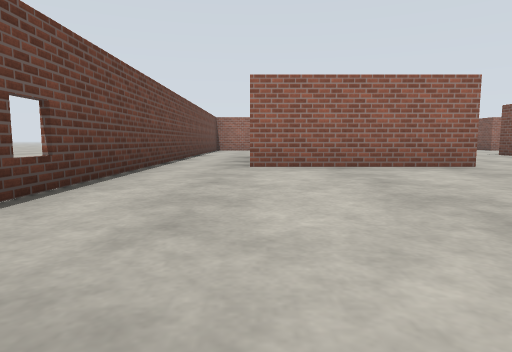
[1] (above)

24 first-person views from a walk through a Gazebo world. The camera is 0.72 m above the floor, tilts 6° down and sees 75° across. The floor is counted in squares, 2 m on a side. Each view is taken from the middle of a square. On the plan, view 1 faces up. The plan holds only what a view shows up to about 9 squares ahead; the rest is blank.

[2]
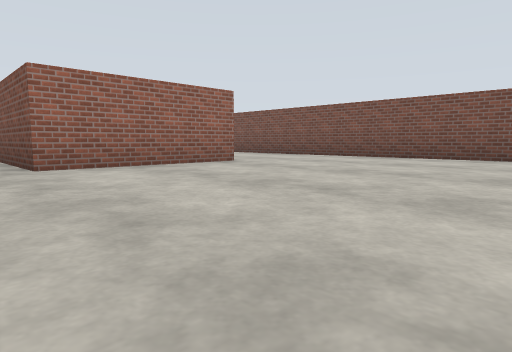

[3]
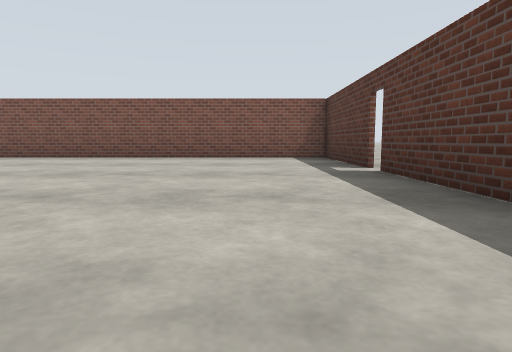

[4]
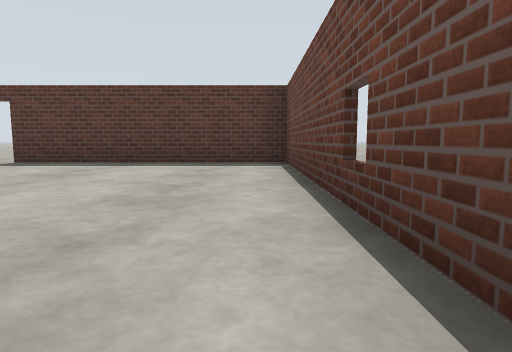

[5]
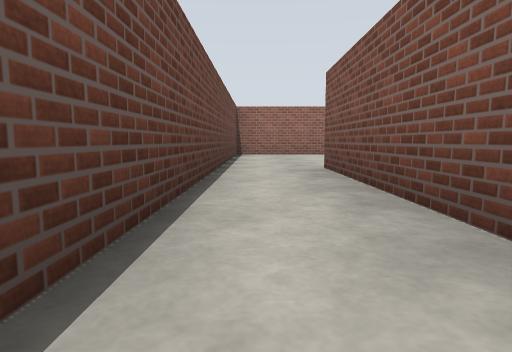

[6]
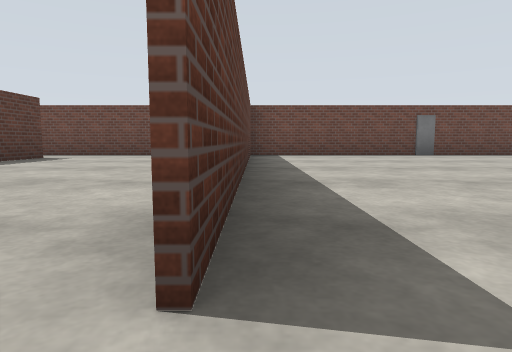

[7]
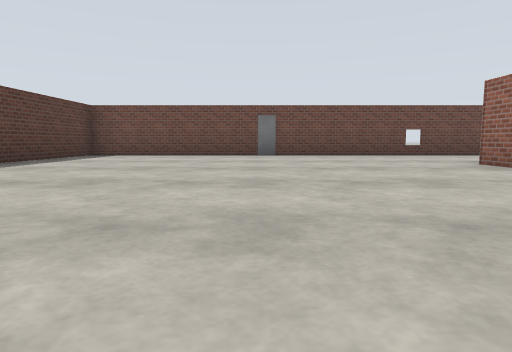

[8]
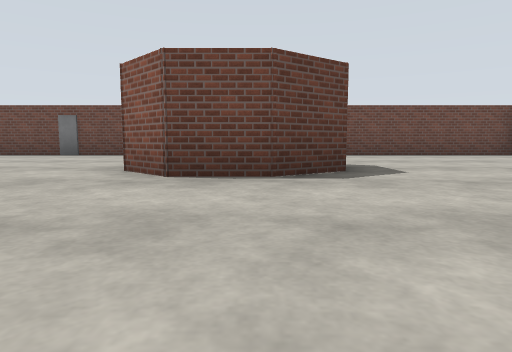

[9]
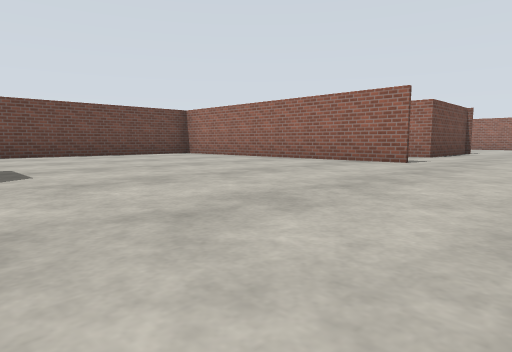

[10]
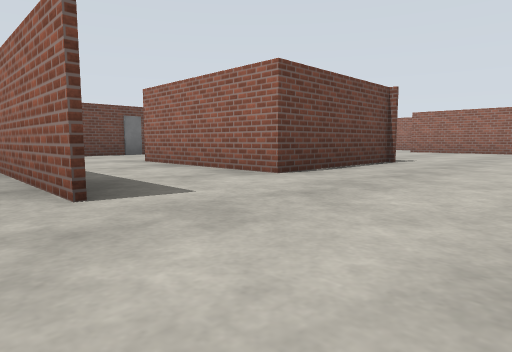

[11]
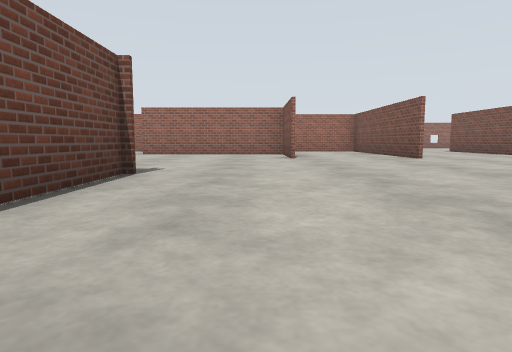

[12]
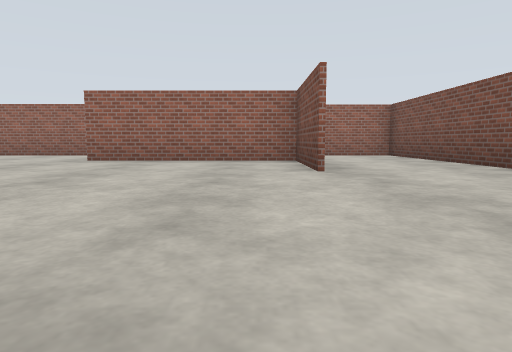

[13]
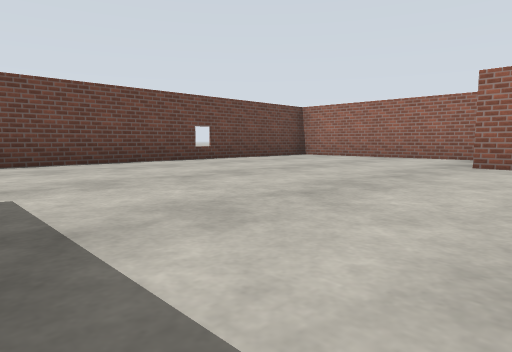

[14]
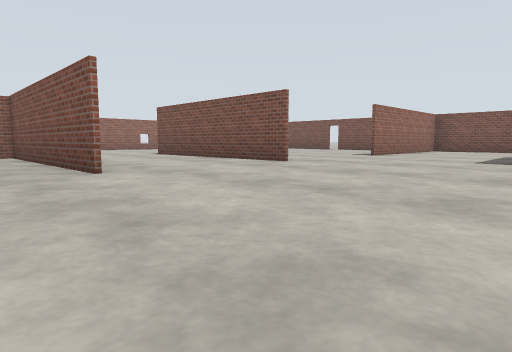

[15]
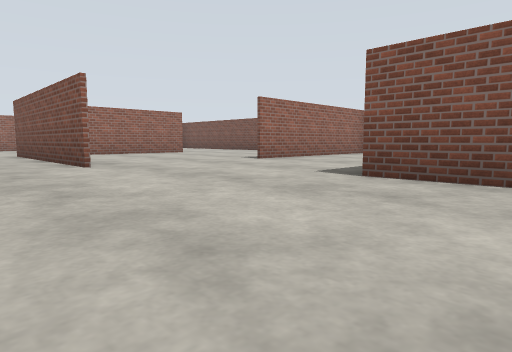

[16]
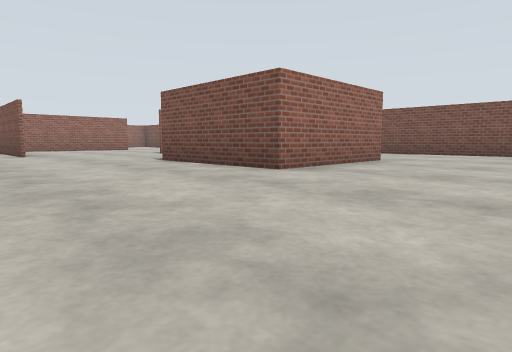

[17]
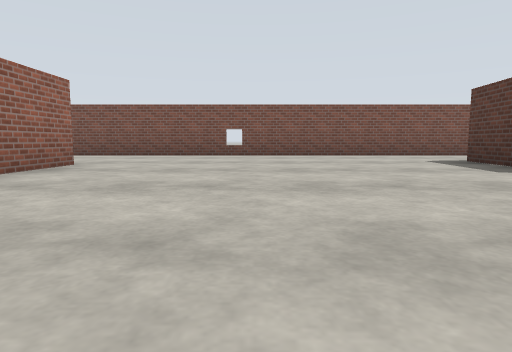

[18]
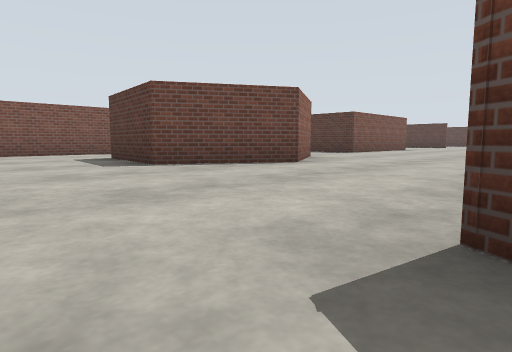

[19]
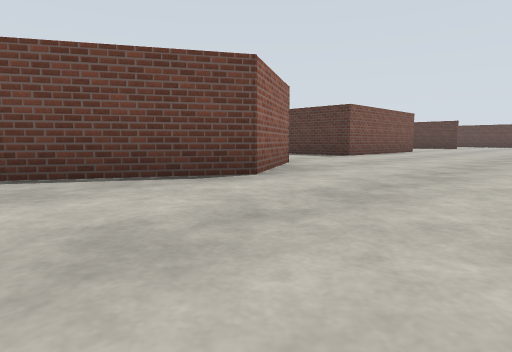

[20]
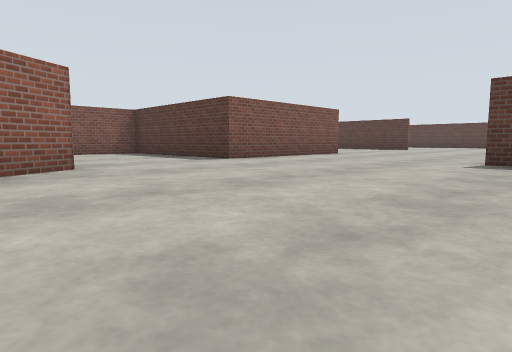

[21]
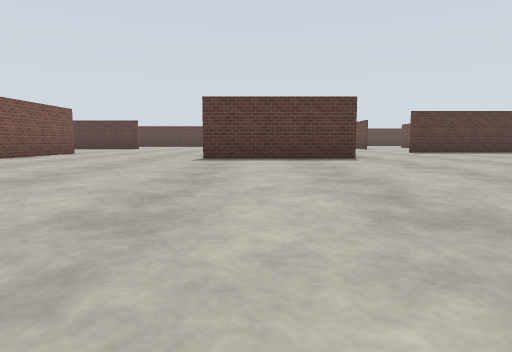

[22]
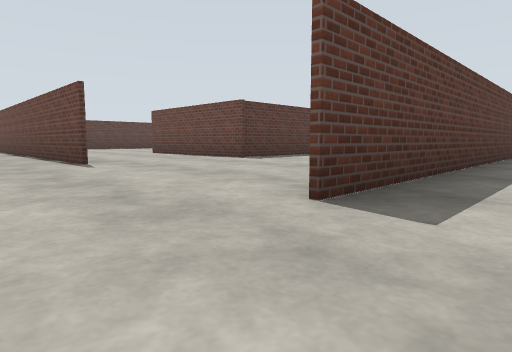

[23]
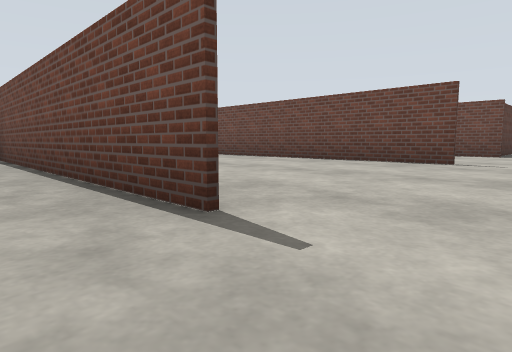

[24]
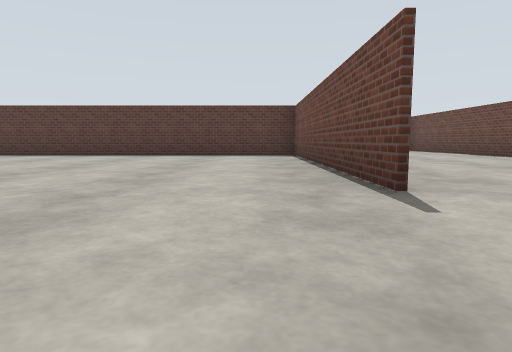

### Floor plan
Points are (right, up) in squares from view 1. A wall is a line through its corners. A room is listed if a view was taken in it or the views show most of it. See-through windows are left out.
Room 1 (views 1, 2, 3, 4, 5)
walls: (3.1, 4.6) (-0.1, 4.6); (3.4, -1.5) (6.2, -1.5) (6.2, 3.6); (-1.5, 4.5) (-1.5, -1.5) (3, -1.5)
ways out: opening at (-1, 5) to room 2; opening at (4.5, 4.5) to room 2
Room 2 (views 6, 7, 8, 9, 10, 11, 12, 13, 14, 15, 16, 17, 18, 19, 20, 21, 22, 23, 24)
walls: (8.9, 16.1) (12.1, 16.1); (3, 23.1) (3.7, 22.2) (3.7, 21.1) (2.9, 20.3); (2.6, 20.4) (1.9, 20.4); (15.6, 20.6) (14.5, 22.5) (15.7, 24.5) (17.9, 24.3); (5, 28.6) (-0.2, 28.6); (16.2, 13.9) (16.2, 17.6) (19.5, 17.6); (20.3, 22.6) (20.3, 32.6); (20.3, 18.4) (20.3, 19.2); (17.1, 30.8) (14.2, 30.8) (14.2, 33.8); (0.9, 12.8) (-1.5, 12.8); (-1.5, 28.5) (-1.5, 4.5); (4.6, 33.8) (4.6, 30.8) (1.4, 30.8); (11, 8.8) (11, 2.4) (18.6, 2.4); (6.3, 8.6) (6.3, 1.9); (-1.6, 12.9) (6.4, 12.9); (6.2, 8) (6.2, 8.6); (-1.5, 32.4) (-1.5, 30.6); (9.3, 36.8) (9.3, 41.3) (7.6, 41.3); (6.7, 36.9) (6.7, 39.1) (2.9, 39.1); (12.5, 36.8) (12.5, 41.4); (19.1, 36.8) (15.9, 36.8); (6.2, 3.6) (6.2, 5.8); (-0.1, 4.6) (-0.1, 8.5) (3, 8.5) (3, 6); (2.5, 41.3) (-1.5, 41.3) (-1.5, 34.6)
ways out: opening at (-1, 5) to room 1; opening at (4.5, 4.5) to room 1; opening at (14.5, 37)
objects: door leaf (-1, 17); door leaf (-1, 32)

Where each view was taken, in squares from view 1:
view 1: 0 up, 0 right, facing up
view 2: 0 up, 1 left, facing up-right
view 3: 0 up, 1 left, facing right
view 4: 4 up, 1 left, facing down
view 5: 4 up, 1 left, facing up
view 6: 13 up, 7 right, facing left
view 7: 17 up, 7 right, facing left
view 8: 22 up, 7 right, facing left
view 9: 23 up, 7 right, facing up-left
view 10: 28 up, 7 right, facing up-left
view 11: 30 up, 6 right, facing up
view 12: 33 up, 6 right, facing up
view 13: 34 up, 4 right, facing up-left
view 14: 33 up, 8 right, facing up-right
view 15: 32 up, 11 right, facing up-right
view 16: 28 up, 11 right, facing up-right
view 17: 28 up, 12 right, facing right
view 18: 27 up, 11 right, facing down-right
view 19: 25 up, 12 right, facing down-right
view 20: 22 up, 11 right, facing down-right
view 21: 23 up, 11 right, facing down
view 22: 14 up, 8 right, facing down-left
view 23: 10 up, 12 right, facing down-left
view 24: 11 up, 12 right, facing down
